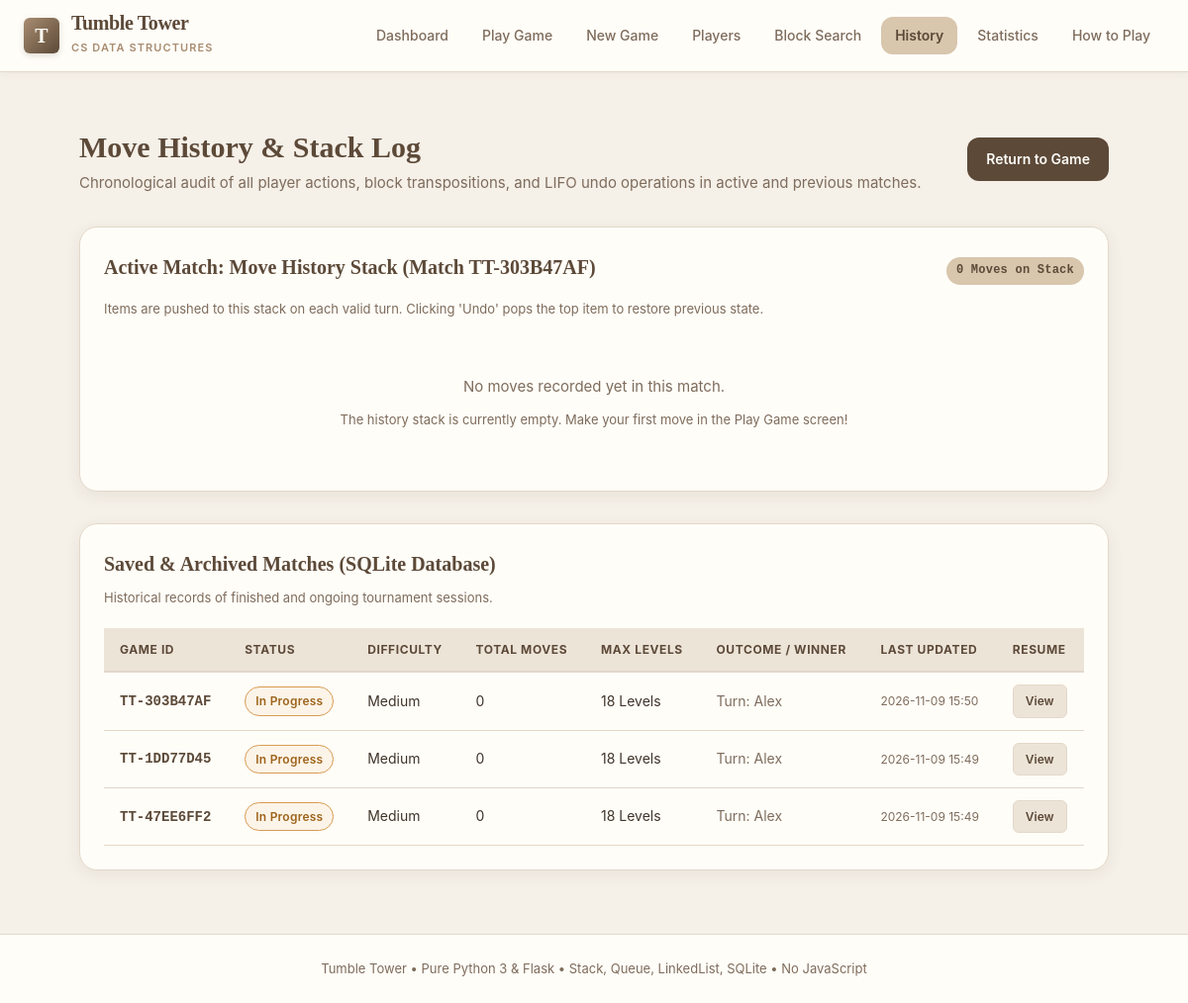
The app's page /history with its own data.
### tables this page shows
CREATE TABLE games (
                    id TEXT PRIMARY KEY,
                    status TEXT NOT NULL,       -- 'in_progress', 'collapsed', 'completed'
                    difficulty TEXT NOT NULL,   -- 'easy', 'medium', 'hard'
                    current_player TEXT,
                    winner TEXT,
                    total_moves INTEGER DEFAULT 0,
                    total_levels INTEGER DEFAULT 18,
                    blocks_remaining INTEGER DEFAULT 54,
                    collapse_reason TEXT,
                    game_data TEXT NOT NULL,    -- Complete JSON serialization of engine state
                    created_at TEXT NOT NULL,
                    updated_at TEXT NOT NULL
                );

### tumble_tower/app.py (the view)
@app.route("/history")
def history():
    engine = get_or_create_engine()
    game_dict = engine.to_dict()
    all_saved = db.list_all_games(limit=25)
    return render_template(
        "history.html",
        game=game_dict,
        all_games=all_saved,
        active_page="history"
    )

### tumble_tower/app.py (called while the page is built, shortened)
def get_or_create_engine():
    game_id = session.get("current_game_id")
    if game_id and game_id in active_games:
        return active_games[game_id]
    if game_id:
        data = db.load_game(game_id)
        if data:
            engine = GameEngine.from_dict(data)
            active_games[game_id] = engine
            return engine
    saved = db.list_saved_games(limit=1)
    if saved:
        saved_id = saved[0]["id"]
        data = db.load_game(saved_id)
        if data:
            engine = GameEngine.from_dict(data)
            active_games[saved_id] = engine
            session["current_game_id"] = saved_id
            return engine

### tumble_tower/database.py (called while the page is built)
    def get_connection(self):
        conn = sqlite3.connect(self.db_path)
        conn.row_factory = sqlite3.Row
        return conn

    def load_game(self, game_id):
        with self.get_connection() as conn:
            cursor = conn.cursor()
            cursor.execute("SELECT game_data FROM games WHERE id = ?", (game_id,))
            row = cursor.fetchone()
            if row:
                return json.loads(row["game_data"])
        return None

    def list_saved_games(self, limit=10):
        with self.get_connection() as conn:
            cursor = conn.cursor()
            cursor.execute("""
                SELECT id, status, difficulty, current_player, total_moves, total_levels, updated_at
                FROM games
                WHERE status = 'in_progress'
                ORDER BY updated_at DESC
                LIMIT ?
            """, (limit,))
            return [dict(row) for row in cursor.fetchall()]

    def list_all_games(self, limit=20):
        with self.get_connection() as conn:
            cursor = conn.cursor()
            cursor.execute("""
                SELECT id, status, difficulty, current_player, winner, total_moves, total_levels, updated_at, collapse_reason
                FROM games
                ORDER BY updated_at DESC
                LIMIT ?
            """, (limit,))
            return [dict(row) for row in cursor.fetchall()]

### tumble_tower/game_engine.py (called while the page is built)
    @classmethod
    def from_dict(cls, data):
        engine = cls(game_id=data.get("game_id"), difficulty=data.get("difficulty", "medium"))
        engine.restore_from_snapshot(data)
        if "history" in data:
            engine.history_stack = HistoryStack.from_list(data["history"])
        return engine

### tumble_tower/history.py (called while the page is built)
    def is_empty(self):
        return self._stack.is_empty()

    def to_list(self):
        return [m.to_dict() for m in self._stack.to_list()]

### tumble_tower/templates/history.html (shortened to what this page needs)
{% extends "base.html" %}
{% block content %}
<div style="max-width: 1040px; margin: 0 auto; display: flex; flex-direction: column; gap: 32px;">
  <div style="display: flex; justify-content: space-between; align-items: center; flex-wrap: wrap; gap: 16px;">
    <div>
      <h2 style="font-family: var(--font-serif); font-size: 30px; color: var(--dark-brown);">Move History & Stack Log</h2>
      <p style="color: var(--text-muted); font-size: 15px;">
        Chronological audit of all player actions, block transpositions, and LIFO undo operations in active and previous matches.
      </p>
    </div>
    <div style="display: flex; gap: 10px;">
      <a href="{{ url_for('gameplay') }}" class="btn btn-primary">Return to Game</a>
    </div>
  </div>
  <div class="card">
    <div style="display: flex; justify-content: space-between; align-items: center; margin-bottom: 8px;">
      <h3 class="card-title">Active Match: Move History Stack (Match {{ game.game_id }})</h3>
      <span class="badge" style="background-color: var(--primary-beige); color: var(--dark-brown); font-family: var(--font-mono);">
        {{ game.history|length }} Moves on Stack
      </span>
    </div>
    <p class="card-subtitle">
      Items are pushed to this stack on each valid turn. Clicking 'Undo' pops the top item to restore previous state.
    </p>
    {% if game.history %}
      <div class="table-responsive">
        <table class="data-table">
          <thead>
            <tr>
              <th>Move #</th>
              <th>Contestant</th>
              <th>Block ID</th>
              <th>Previous Position</th>
              <th>New Apex Position</th>
              <th>Action Type</th>
              <th>Timestamp</th>
            </tr>
          </thead>
          <tbody>
            {% for m in game.history|reverse %}
              <tr {% if loop.first %}style="background-color: rgba(216, 198, 173, 0.25); font-weight: 600;"{% endif %}>
                <td>
                  <span style="font-family: var(--font-mono);">
                    #{{ m.move_number }}
                    {% if loop.first %}<span class="badge badge-stable" style="font-size: 10px; margin-left: 6px;">TOP (NEXT UNDO)</span>{% endif %}
                  </span>
                </td>
                <td>
                  <strong>{{ m.player_name }}</strong>
                </td>
                <td>
                  <span style="font-family: var(--font-mono); color: var(--dark-brown);">{{ m.block_id }}</span>
                </td>
                <td>
                  Level {{ m.prev_level }} (Pos {{ m.prev_position }})
                </td>
                <td>
                  Level {{ m.new_level }} (Pos {{ m.new_position }})
                </td>
                <td>
                  <span class="badge" style="background-color: var(--bg-secondary); color: var(--muted-brown); font-size: 11px;">
                    {{ m.operation }}
                  </span>
                </td>
                <td style="font-size: 12px; color: var(--text-muted);">
                  {{ m.timestamp }}
                </td>
              </tr>
            {% endfor %}
          </tbody>
        </table>
      </div>
    {% else %}
      <div style="text-align: center; padding: 36px 20px; color: var(--text-muted);">
        <p style="font-size: 15px; margin-bottom: 8px;">No moves recorded yet in this match.</p>
        <span style="font-size: 13px;">The history stack is currently empty. Make your first move in the Play Game screen!</span>
      </div>
    {% endif %}
  </div>
  <div class="card">
    <h3 class="card-title">Saved & Archived Matches (SQLite Database)</h3>
    <p class="card-subtitle">Historical records of finished and ongoing tournament sessions.</p>
    {% if all_games %}
      <div class="table-responsive">
        <table class="data-table">
          <thead>
            <tr>
              <th>Game ID</th>
              <th>Status</th>
              <th>Difficulty</th>
              <th>Total Moves</th>
              <th>Max Levels</th>
              <th>Outcome / Winner</th>
              <th>Last Updated</th>
              <th>Resume</th>
            </tr>
          </thead>
          <tbody>
            {% for g in all_games %}
              <tr>
                <td>
                  <strong style="font-family: var(--font-mono); color: var(--dark-brown);">{{ g.id }}</strong>
                </td>
                <td>
                  {% if g.status == 'in_progress' %}
                    <span class="badge badge-wobbly">In Progress</span>
                  {% elif g.status == 'collapsed' %}
                    <span class="badge badge-critical">Collapsed</span>
                  {% else %}
                    <span class="badge badge-stable">Completed</span>
                  {% endif %}
                </td>
                <td>
                  <span style="text-transform: capitalize;">{{ g.difficulty }}</span>
                </td>
                <td>{{ g.total_moves }}</td>
                <td>{{ g.total_levels }} Levels</td>
                <td>
                  {% if g.winner %}
                    <strong style="color: #435E37;">Won by {{ g.winner }}</strong>
                  {% elif g.status == 'collapsed' %}
                    <span style="color: #8C392D; font-size: 12px;">{{ g.collapse_reason[:45] }}...</span>
                  {% else %}
                    <span style="color: var(--text-muted);">Turn: {{ g.current_player }}</span>
                  {% endif %}
                </td>
                <td style="font-size: 12px; color: var(--text-muted);">
                  {{ g.updated_at[:16] }}
                </td>
                <td>
                  <a href="{{ url_for('load_game', game_id=g.id) }}" class="btn btn-secondary btn-sm">
                    View
                  </a>
                </td>
              </tr>
            {% endfor %}
          </tbody>
        </table>
      </div>
    {% else %}
      <p style="font-size: 14px; color: var(--text-muted); font-style: italic;">No previous games found in database.</p>
    {% endif %}
  </div>
</div>
{% endblock %}

### tumble_tower/static/css/style.css (style rules this page uses)
:root { --bg-main: #F5F0E8; --bg-card: #FFFDF8; --bg-secondary: #EDE4D8; --primary-beige: #D8C6AD; --muted-brown: #A88C70; --dark-brown: #5C4938; --text-main: #3F342B; --text-muted: #7E6C5C; --borders: #E3D8C9; --success: #849B78; --success-bg: #EBF2E8; --error: #C77C70; --error-bg: #FAECE9; --warning: #D99B52; --warning-bg: #FCF4E8; --radius-sm: 6px; --radius-md: 12px; --radius-lg: 18px; --radius-xl: 24px; --shadow-subtle: 0 2px 8px rgba(92, 73, 56, 0.05); --shadow-card: 0 4px 16px rgba(92, 73, 56, 0.08); --shadow-lift: 0 8px 24px rgba(92, 73, 56, 0.12); --shadow-block: 0 3px 6px rgba(92, 73, 56, 0.18), inset 0 1px 0 rgba(255, 255, 255, 0.35); --font-serif: "Playfair Display", "Georgia", "Cambria", serif; --font-sans: -apple-system, BlinkMacSystemFont, "Segoe UI", Roboto, "Helvetica Neue", Arial, sans-serif; --font-mono: "SF Mono", "Cascadia Code", "Fira Code", Menlo, monospace; }
*, *::before, *::after { box-sizing: border-box; margin: 0; padding: 0; }
body { background-color: var(--bg-main); color: var(--text-main); font-family: var(--font-sans); line-height: 1.6; -webkit-font-smoothing: antialiased; min-height: 100vh; display: flex; flex-direction: column; }
.card { background-color: var(--bg-card); border: 1px solid var(--borders); border-radius: var(--radius-lg); padding: 24px; box-shadow: var(--shadow-card); }
.card-title { font-family: var(--font-serif); font-size: 20px; font-weight: 700; color: var(--dark-brown); margin-bottom: 8px; }
.card-subtitle { font-size: 13px; color: var(--text-muted); margin-bottom: 20px; }
.btn { display: inline-flex; align-items: center; justify-content: center; padding: 10px 18px; font-size: 14px; font-weight: 600; border-radius: var(--radius-md); border: 1px solid transparent; cursor: pointer; text-decoration: none; transition: all 0.2s ease; font-family: inherit; }
.btn-primary { background-color: var(--dark-brown); color: #FFFDF8; }
.btn-secondary { background-color: var(--bg-secondary); color: var(--dark-brown); border-color: var(--borders); }
.btn-sm { padding: 6px 12px; font-size: 12px; border-radius: var(--radius-sm); }
.badge { display: inline-flex; align-items: center; padding: 4px 10px; border-radius: 9999px; font-size: 12px; font-weight: 600; letter-spacing: 0.02em; }
.badge-wobbly { background-color: var(--warning-bg); color: #9E631B; border: 1px solid var(--warning); }
.table-responsive { width: 100%; overflow-x: auto; margin-top: 16px; }
.data-table { width: 100%; border-collapse: collapse; text-align: left; font-size: 14px; }
.data-table th { background-color: var(--bg-secondary); color: var(--dark-brown); font-weight: 700; font-size: 12px; text-transform: uppercase; letter-spacing: 0.05em; padding: 12px 16px; border-bottom: 2px solid var(--borders); }
.data-table td { padding: 12px 16px; border-bottom: 1px solid var(--borders); color: var(--text-main); }

### records on screen
games: game_id "TT-303B47AF", id "TT-303B47AF", status "In Progress", difficulty "Medium", total_moves "0", total_levels "18", current_player "Alex", updated_at "2026-11-09 15:50"
games: id "TT-1DD77D45", status "In Progress", difficulty "Medium", total_moves "0", total_levels "18", current_player "Alex", updated_at "2026-11-09 15:49"
games: id "TT-47EE6FF2", status "In Progress", difficulty "Medium", total_moves "0", total_levels "18", current_player "Alex", updated_at "2026-11-09 15:49"

### other values on screen
{{ game.history|length }} "0"
